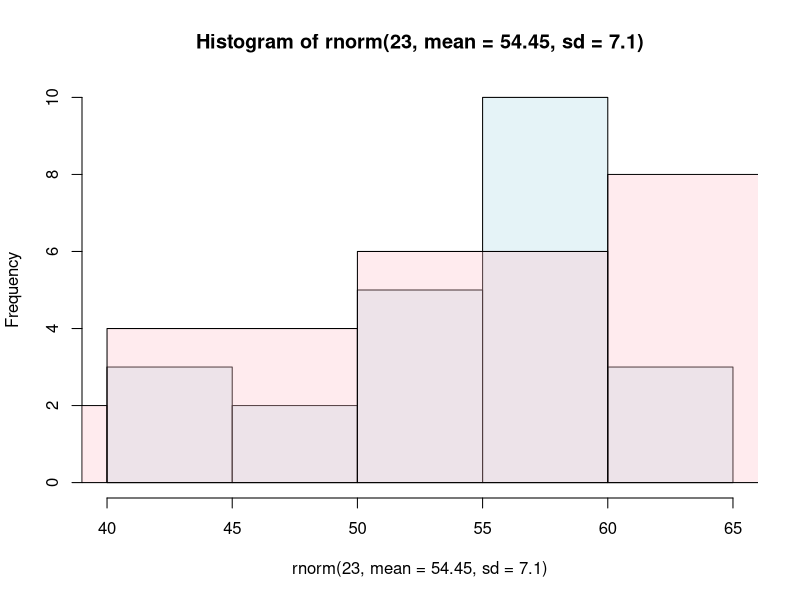

Write R code to recreate this figure.
## ---- chunk 1
knitr::opts_chunk$set(echo = TRUE)
## ---- chunk 2

t.vect_riv <- vector(length=10000)
p.vect_riv <- vector(length=10000)

for(i in 1:10000){
  firstborn_rival <- rnorm(23, mean = 50.18, sd = 16.11) # data for measured rivalry in firstborns
  lastborn_rival <- rnorm(23, mean = 60.38, sd = 13.53) # data for measured rivalry in lastborns
  or_riv <- as.factor(c(rep(0:1, each = 23, len = 46))) # factor of group for each observation
  df_riv <- data.frame(c(rbind(firstborn_rival, lastborn_rival)), or_riv) # bind the data
  mtest_riv <- summary.aov(aov(df_riv$c.rbind.firstborn_rival..lastborn_rival.. ~ or_riv)) # ANOVA
  t.vect_riv[i] <- mtest_riv[[1]][["F value"]] # Extract F values
  p.vect_riv[i] <- mtest_riv[[1]][["Pr(>F)"]] # Extract p-values
}



table(p.vect_riv < 0.05) # significant results of rivalry data
 

## ---- chunk 3

t.vect_cons <- vector(length=10000)
p.vect_cons <- vector(length=10000)

for(i in 1:10000){
  firstborn_cons <- rnorm(23, mean = 54.45, sd = 7.1) # data for measured conscientiousness in firstborns
  lastborn_cons <- rnorm(23, mean = 38.88, sd = 28.64) # data for measured conscientiousness in lastborns
  or_cons <- as.factor(c(rep(0:1, each = 23, len = 46))) # factor of group for each observation
  df_cons <- data.frame(c(rbind(firstborn_cons, lastborn_cons)), or_cons) # bind the data
  mtest_cons <- summary.aov(aov(df_cons$c.rbind.firstborn_cons..lastborn_cons.. ~ or_cons)) # ANOVA
  t.vect_cons[i] <- mtest_cons[[1]][["F value"]] # Extract F values
  p.vect_cons[i] <- mtest_cons[[1]][["Pr(>F)"]] # Extract p-values
}



table(p.vect_cons < 0.05) # significant results of conscientiousness data


## ---- chunk 4
# find significant results for clearly false-positive tests


t.vect_falsepos <- vector(length=10000)
p.vect_falsepos <- vector(length=10000)

for(i in 1:10000){
  firstborn_falsepos <- rnorm(23, mean = 50, sd = 50) # group 1
  lastborn_falsepos <- rnorm(23, mean = 50, sd = 50) # group 2
  or_falsepos <- as.factor(c(rep(0:1, each = 23, len = 46)))
  df_falsepos <- data.frame(c(rbind(firstborn_falsepos, lastborn_falsepos)), or_falsepos)
  mtest_falsepos <- summary.aov(aov(df_falsepos[,1] ~ or_falsepos))
  t.vect_falsepos[i] <- mtest_falsepos[[1]][["F value"]]
  p.vect_falsepos[i] <- mtest_falsepos[[1]][["Pr(>F)"]]
}

table(p.vect_falsepos < 0.05)

# false-positive tests tend to lead to significance in cca 5% of the cases

# however! tests with data from study lead to significance in LESS THAN 5% OF THE CASES

## ---- chunk 5
# This chunk of chode serves for graphical exploration of the two simulated samples.

hg_fb_rivalry <- hist(rnorm(23, mean = 54.45, sd = 7.1), plot = FALSE) # Save first histogram data
hg_lb_rivalry <- hist(rnorm(23, mean = 60.38, sd = 13.53), plot = FALSE) # Save 2nd histogram data

c1 <- rgb(173,216,230,max = 255, alpha = 80, names = "lt.blue")
c2 <- rgb(255,192,203, max = 255, alpha = 80, names = "lt.pink")

plot(hg_fb_rivalry, col = c1) # Plot 1st histogram using a transparent color
plot(hg_lb_rivalry, col = c2, add = TRUE) # Add 2nd histogram using different color
